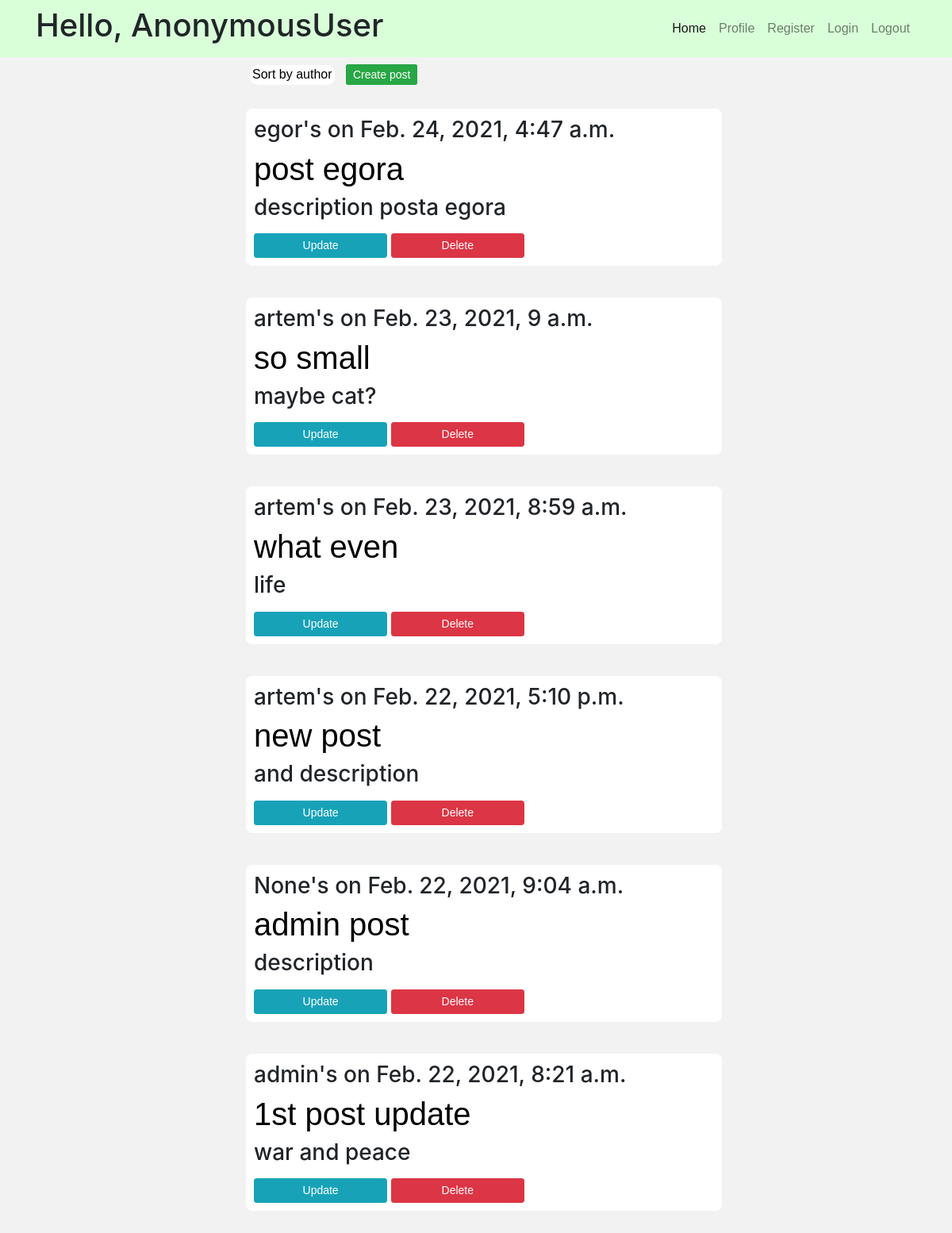
The page /order_by_date on the database as committed earlier.
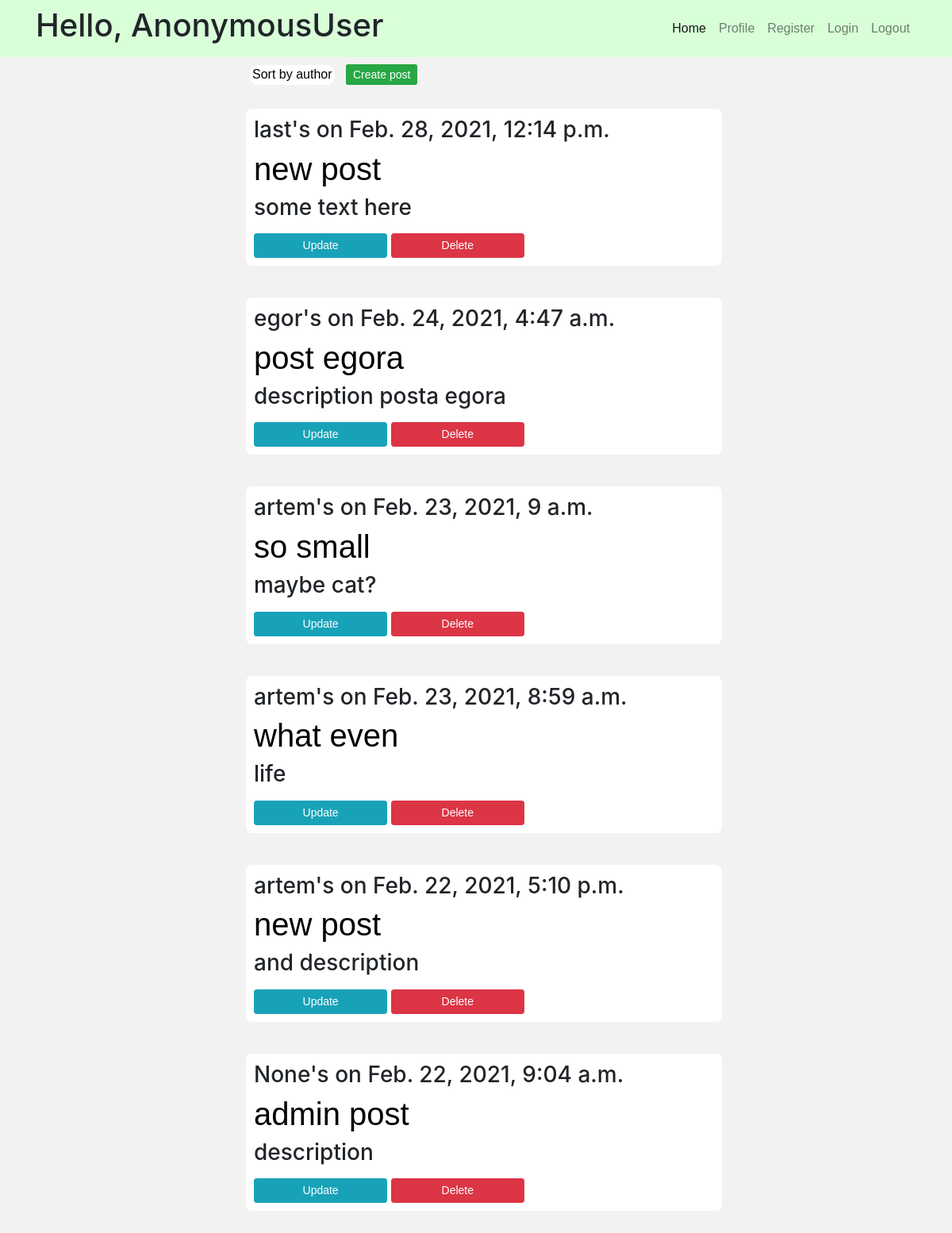
The same page on the database as committed later.
### BlogApp/models.py (models this page shows, shortened)
class Post(models.Model):
    name = models.CharField(max_length=200, default='Untitled')
    creation_date = models.DateTimeField(auto_now_add=True, null=True)
    text = models.TextField()
    description = models.TextField(max_length=200)
    user = models.ForeignKey(Guest, on_delete=models.SET_NULL, null=True)

class Guest(models.Model):
    user = models.OneToOneField(User, null=True, blank=True, on_delete=models.CASCADE)
    name = models.CharField(max_length=200, null=True)  # should be unique
    date_created = models.DateTimeField(auto_now_add=True, null=True)
    email = models.EmailField(default='example@blog.com')  # can't be change by user
    phone = models.IntegerField(blank=True, default=111111)
    profile_picture = models.ImageField(null=True, blank=True, default='profile.png')
    skype = models.CharField(max_length=50, null=True, blank=True)
    def __str__(self):
        return self.name

### BlogApp/views.py (the view)
# urls.py: path('order_by_date', views.index_order_by_date, name='home_by_date'),
def index_order_by_date(request):
    try:
        posts = Post.objects.all().order_by('-creation_date')
    except TypeError:
        template = loader.get_template('Blog/unauthenticated.html')
        return HttpResponse(template.render())
    context = {'posts': posts, 'user': request.user.username}
    return render(request, 'index.html', context)

### templates/index.html (shortened to what this page needs)
{% extends 'Blog/base.html' %}
{% block content %}
    <div class="container">
        {% if request.path == '/blog/' %}
            <a href="{% url 'Blog:home_by_date' %}"
               class="order">Sort by date</a>
        {% else %}
            <a href="{% url 'Blog:home' %}" class="order">Sort by author</a>
        {% endif %}
        <a href="{% url 'Blog:create' %}" class="btn btn-sm btn-success"
    style="width: 70%; margin: 10px; display: inline">Create post</a>
    </div>
    {% for post in posts %}
        <div class="post">
            <h3>{{ post.user }}'s on {{ post.creation_date }}</h3>
            <h1><a href="{% url 'Blog:post' post.id %}">{{ post.name }}</a></h1>
            <h3>{{ post.description }}</h3>
            <a href="{% url 'Blog:update' post.id %}" class="btn btn-sm btn-info"
                style="width: 29%">Update</a>
            <a href="{% url 'Blog:delete' post.id %}" class="btn btn-sm btn-danger"
                style="width: 29%">Delete</a>
        </div>
    {% endfor %}
{% endblock %}

Rows that differ between the two databases and show on the page:
removed Post: user "admin", creation_date "Feb. 22, 2021, 8:21 a.m.", name "1st post update", description "war and peace"
added Post: user "last", creation_date "Feb. 28, 2021, 12:14 p.m.", name "new post", description "some text here"
